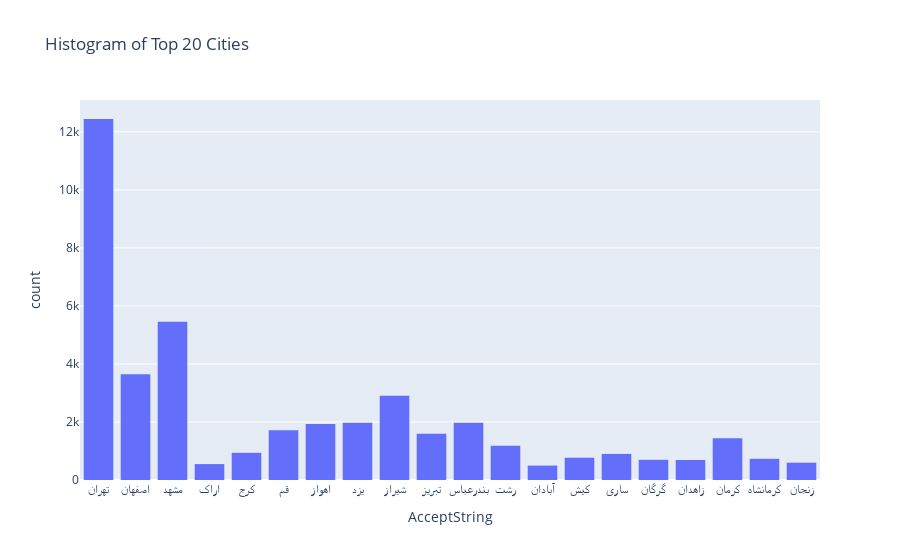

Notebook code for this chart:
### Code cell
temp = data_transport[data_transport['AcceptString'].isin(top_cities)]
fig = px.histogram(temp, x="AcceptString", title='Histogram of Top 20 Cities')
fig.show()

### Figure 1 — Plotly figure (JSON) as saved in the notebook; plotly's stock layout.template omitted (floating-point values rounded to 4 significant figures; data arrays with more than 128 entries replaced by an {"elided": "..."} marker saying what was removed)
{"data": [{"bingroup": "x", "hovertemplate": "AcceptString=%{x}<br>count=%{y}<extra></extra>", "legendgroup": "", "marker": {"color": "#636efa", "pattern": {"shape": ""}}, "name": "", "orientation": "v", "showlegend": false, "type": "histogram", "x": {"elided": "42607 str values"}, "xaxis": "x", "yaxis": "y"}], "layout": {"barmode": "relative", "legend": {"tracegroupgap": 0}, "title": {"text": "Histogram of Top 20 Cities"}, "xaxis": {"anchor": "y", "domain": [0, 1], "title": {"text": "AcceptString"}}, "yaxis": {"anchor": "x", "domain": [0, 1], "title": {"text": "count"}}}}
